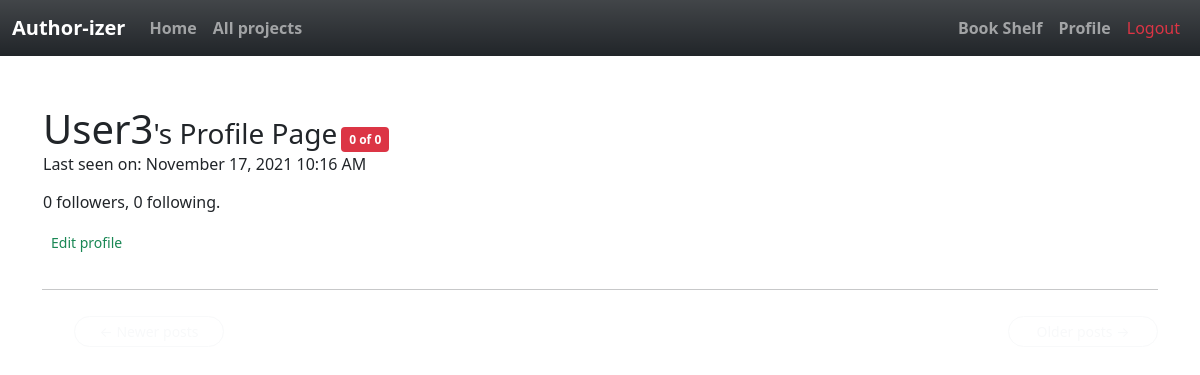
Before: /user/user3 (signed in) with the older database file.
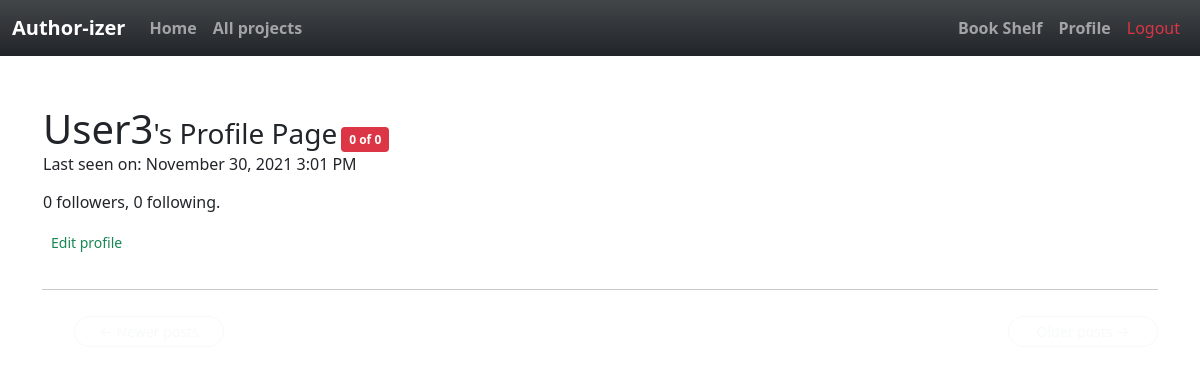
After: the same page with the newer database file.
### app/models.py (models this page shows, shortened)
class User(UserMixin, db.Model):
    id = db.Column(db.Integer, primary_key=True )
    username = db.Column(db.String(64), index=True, unique=True)
    email = db.Column(db.String(120), index=True, unique=True)
    password_hash = db.Column(db.String(128))
    posts = db.relationship('Post', backref='author', lazy='dynamic')
    about_me = db.Column(db.String(140))
    last_seen = db.Column(db.DateTime, default=datetime.utcnow)
    followed = db.relationship(
        'User', secondary=followers,
        primaryjoin=(followers.c.follower_id == id),
        secondaryjoin=(followers.c.followed_id == id),
        backref=db.backref('followers', lazy='dynamic'), lazy='dynamic')

### app/routes.py (the view)
@app.route('/user/<username>')
@login_required
def user(username):
    user = User.query.filter_by(username=username).first_or_404()
    page = request.args.get('page', 1, type=int)
    authorate= user_rating(username)
    posts = user.posts.order_by(Post.timestamp.desc()).paginate(
        page, app.config['POSTS_PER_PAGE'], False)
    next_url = url_for('user', username=user.username, page=posts.next_num) \
        if posts.has_next else None
    prev_url = url_for('user', username=user.username, page=posts.prev_num) \
        if posts.has_prev else None
    form = EmptyForm()
    return render_template('user.html', user=user, posts=posts.items,
                           next_url=next_url, prev_url=prev_url, form=form, username=current_user.username,authorate=authorate, total=total_rating)

### app/models.py (called while the page is built)
@login.user_loader
def load_user(id):
    return User.query.get(int(id))

    @classmethod
    def before_commit(cls, session):
        session._changes = {
            'add': list(session.new),
            'update': list(session.dirty),
            'delete': list(session.deleted)
        }

    @classmethod
    def after_commit(cls, session):
        for obj in session._changes['add']:
            if isinstance(obj, SearchableMixin):
                add_to_index(obj.__tablename__, obj)
        for obj in session._changes['update']:
            if isinstance(obj, SearchableMixin):
                add_to_index(obj.__tablename__, obj)
        for obj in session._changes['delete']:
            if isinstance(obj, SearchableMixin):
                remove_from_index(obj.__tablename__, obj)
        session._changes = None

### app/rating.py (called while the page is built)
def user_rating(username):
    conts=[]
    contributes=Contribute.query.filter_by(contributor=username).all()
    num=len(contributes)
    for contribute in contributes:
        if contribute.accepted:
            conts.append(contribute)
    acc_len = len(conts)
    if num>0:
        rating=(acc_len*5)/num
        return round(rating,1)
    else:
        return 0

def total_rating(username):
   contributes=Contribute.query.filter_by(contributor=username).all()
   num=len(contributes)
   return num

### app/routes.py (called while the page is built)
@app.before_request
def before_request():
    if current_user.is_authenticated:
        current_user.last_seen = datetime.utcnow()
        db.session.commit()
        g.search_form = SearchForm()

### app/templates/user.html (shortened to what this page needs)
{% extends "base.html" %}
{% import 'bootstrap/form.html' as wtf %}
{% block app_content %}
<table class="container">
    <tr>
        <td>
            <h1 class='d-inline'>{{ user.username.capitalize() }}</h1><h3 class='d-inline'>'s Profile Page</h3>
            {%if authorate >=4%}
            <span class='badge bg-success text-wrap d-inline'> {{authorate}} of {{total(username=user.username)}}</span>
            {%elif 4>authorate >=2 %}
            <span class='badge bg-warning text-wrap d-inline'> {{authorate}} of {{total(username=user.username)}}</span>
            {%elif authorate<2 %}
            <span class='badge bg-danger text-wrap d-inline'> {{authorate}} of {{total(username=user.username)}}</span>
            {%endif%}
            {% if user.last_seen %}
                    <p>Last seen on: {{ moment(user.last_seen).format('LLL') }}</p>
                    {% endif %}
            <p>{{ user.followers.count() }} followers, {{ user.followed.count() }} following.</p>
            {% if user == current_user %}
            <p class="btn-sm rounded-pill btn-outline-light float-start"><a class='text-decoration-none text-success ' href="{{ url_for('edit_profile') }}">Edit profile</a></p>
            {% endif %}
        </td>
    </tr>
</table>
    <hr>
<nav aria-label="...">
    <ul class="pager">
        <li class="btn-sm rounded-pill btn-outline-secondary{% if not prev_url %} btn btn-outline-light{% endif %}">
            <a type="button" class="btn-outline-light text-decoration-none" href="{{ prev_url or '#' }}">
                <span aria-hidden="true">&larr;</span> Newer posts
            </a>
        </li>
        <li class="btn-sm rounded-pill btn-outline-secondary{% if not next_url %} btn btn-outline-light{% endif %} float-end">
            <a type="button" class="btn-outline-light text-decoration-none" href="{{ next_url or '#' }}">
                Older posts <span aria-hidden="true">&rarr;</span>
            </a>
        </li>
    </ul>
</nav>
{% endblock %}

### app/templates/base.html (shortened to what this page needs)
{% import "bootstrap/form.html" as wtf %}
{% from 'bootstrap/form.html' import render_form, render_field, render_form_row %}
{% from 'bootstrap/utils.html' import render_static, render_messages %}
<html lang="en">
<head>
{% block head %}
{% block styles %}
<link rel="stylesheet" href="{{ url_for('static', filename='style.css') }}">
<link href="https://cdn.jsdelivr.net/npm/bootstrap@5.1.3/dist/css/bootstrap.min.css" rel="stylesheet">
<link rel="stylesheet" href="https://cdn.jsdelivr.net/npm/bootstrap-icons@1.7.1/font/bootstrap-icons.css">
{% endblock %}
{% endblock %}
</head>
<body>
{% block navbar %}
<nav class="navbar navbar-expand-lg navbar-dark bg-dark bg-gradient">
    <div class="container-fluid">
      <a class="navbar-brand fw-bolder" href="{{ url_for('index') }}">Author-izer</a>
      <div class="collapse navbar-collapse" id="navbarSupportedContent">
        <ul class="navbar-nav me-auto mb-2 mb-lg-0">
          <li class="nav-item">
            <a class="nav-link fw-bolder" aria-current="page" href="{{ url_for('index') }}">Home</a>
          </li>
          <li class="nav-item ">
            <a class="nav-link fw-bolder" href="{{ url_for('explore') }}">All projects</a>
          </li>
        </ul>
        <ul class="navbar-nav  mb-2 mb-lg-0">
            <li class="nav-item"><a class="nav-link fw-bolder" href="{{ url_for('completed') }}">Book Shelf</a></li>
            {% if current_user.is_anonymous %}
            <li class="nav-item "><a class="nav-link  text-primary " href="{{ url_for('login') }}">Login</a></li>
            {% else %}
            <li class="nav-item "><a class="nav-link fw-bolder" href="{{ url_for('user', username=current_user.username) }}">Profile</a></li>
            <li class="nav-item "><a class="nav-link text-danger  " href="{{ url_for('logout') }}">Logout</a></li>
            {% endif %}
        </ul>
      </div>
    </div>
  </nav>
{% endblock %}
{% block content %}
    <div class="container mt-5">
        {% block app_content %}
        {% endblock %}
    </div>
{% endblock %}
</body>
</html>

### app/static/style.css (style rules this page uses)
.btn { margin-top: 10px; width:150px; }

Changed rows visible on the page:
changed User "User3": last_seen "November 17, 2021 10:16 AM" → "November 30, 2021 3:01 PM"
